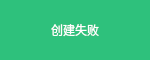
<?xml version="1.0" encoding="UTF-8"?>
<ui version="4.0">
 <class>mkdirHlep</class>
 <widget class="QWidget" name="mkdirHlep">
  <property name="geometry">
   <rect>
    <x>0</x>
    <y>0</y>
    <width>150</width>
    <height>60</height>
   </rect>
  </property>
  <property name="windowTitle">
   <string>提示</string>
  </property>
  <property name="styleSheet">
   <string notr="true">background:#2EC17C;
border:none;
border-radius:5px;
color:rgb(255,255,255);</string>
  </property>
  <widget class="QLabel" name="label">
   <property name="geometry">
    <rect>
     <x>45</x>
     <y>20</y>
     <width>60</width>
     <height>20</height>
    </rect>
   </property>
   <property name="text">
    <string>创建失败</string>
   </property>
   <property name="alignment">
    <set>Qt::AlignCenter</set>
   </property>
  </widget>
 </widget>
 <resources/>
 <connections/>
</ui>
